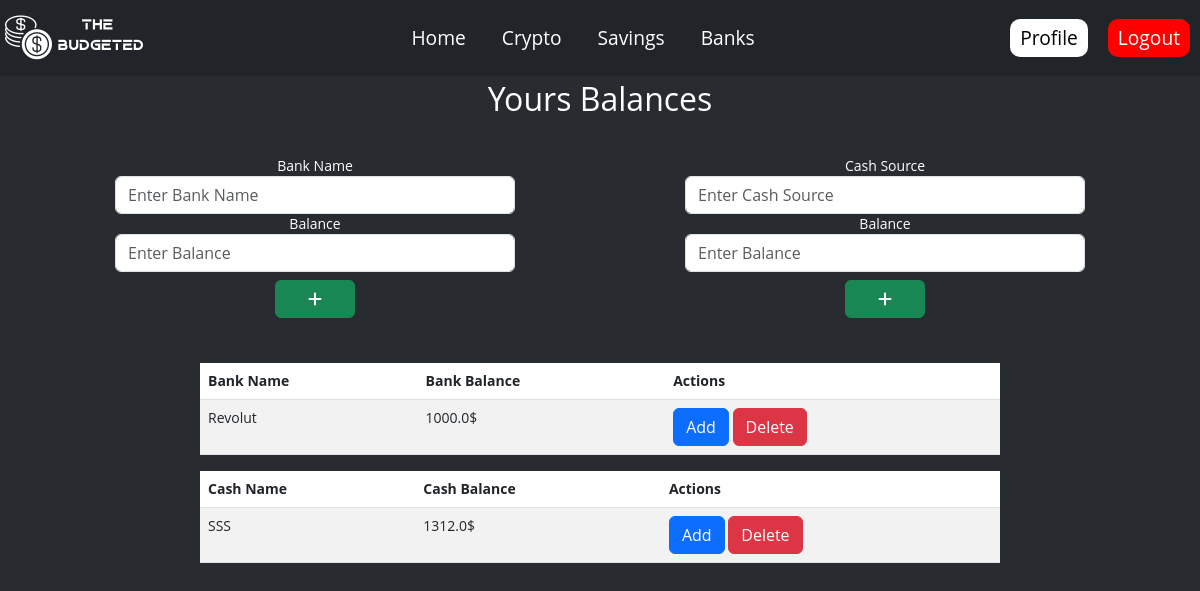
The app's page /banks (signed in), older data.
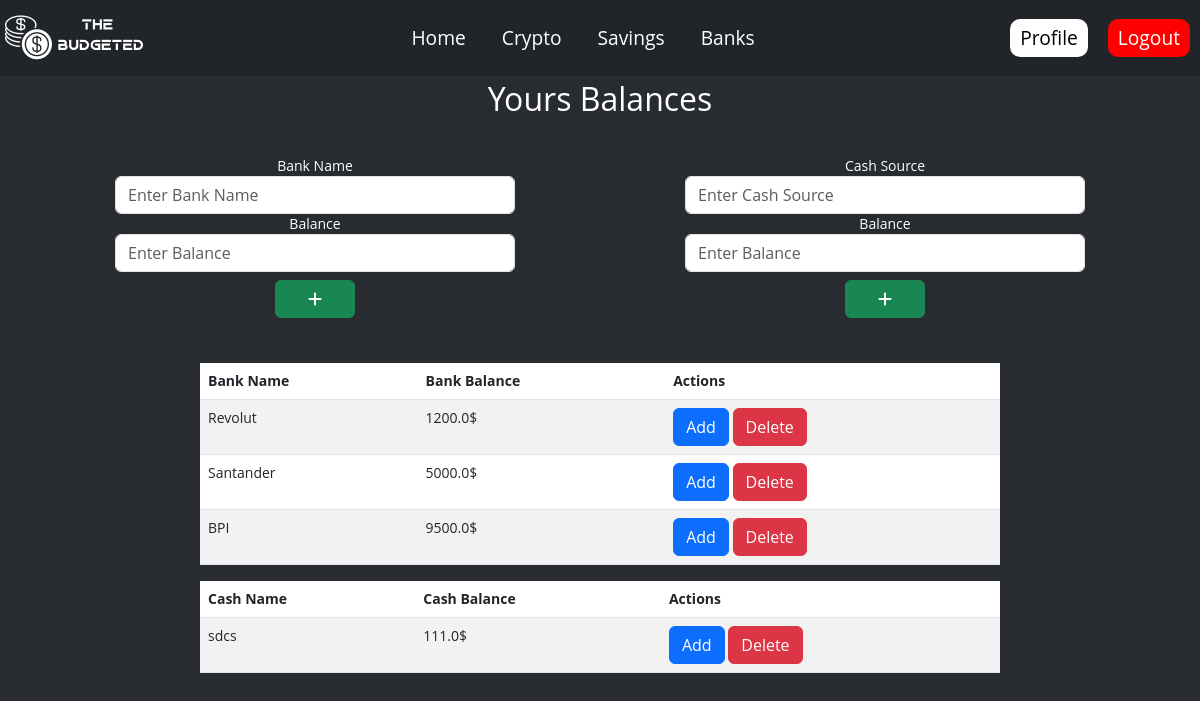
The same page, newer data.
### website/models.py (models this page shows)
class Bank(db.Model):
    id = db.Column(db.Integer, primary_key=True)
    bankname = db.Column(db.String(10000), nullable=False)
    ammout = db.Column(db.Float, nullable=False)
    date = db.Column(db.DateTime(timezone=True), default=func.now())
    user_id = db.Column(db.Integer, db.ForeignKey('user.id'))
    user = db.relationship('User', back_populates='banks')
    mains = db.relationship('Main', back_populates='bank')

class CashSources(db.Model):
    id = db.Column(db.Integer, primary_key=True)
    cashname = db.Column(db.String(10000), nullable=False)
    balance = db.Column(db.Float, nullable=False, default=0.0)
    user_id = db.Column(db.Integer, db.ForeignKey('user.id'))
    user = db.relationship('User', back_populates='cash')
    mains = db.relationship('Main', back_populates='cash')

### website/views.py (the view, shortened to what this page needs)
@views.route('/banks', methods=['GET', 'POST'])
@login_required
def banks():
    return render_template("banks.html", user=current_user)

### website/__init__.py (called while the page is built)
def create_app():
    app = Flask(__name__)
    app.config['SECRET_KEY'] = 'devveeeeeeee'
    app.config['SQLALCHEMY_DATABASE_URI'] = f'sqlite:///{DB_NAME}'
    app.config['SESSION_COOKIE_SECURE'] = True
    app.config['SESSION_COOKIE_SAMESITE'] = 'None'
    db.init_app(app)
    from .views import views
    from .auth import auth
    app.register_blueprint(views, url_prefix='/')
    app.register_blueprint(auth, url_prefix='/')
    from .models import Main, User
    login_manager = LoginManager()
    login_manager.login_view = 'auth.login'
    login_manager.init_app(app)
    @login_manager.user_loader
    def load_user(id):
        return User.query.get(int(id))
    with app.app_context():
        db.create_all()
    return app

### website/templates/banks.html (shortened to what this page needs)
{% extends "base.html" %} {% block stylesheets %} {{ super() }}
<link
  rel="stylesheet"
  href="{{ url_for('static', filename='css/bank.css') }}"
/>
{% endblock %} {% block title %} Banks {% endblock %} {% block content %}
<div class="containerbank">
  <h2 class="text-center">Yours Balances</h2>
  <section class="row">
    <div class="col-sm-6">
      <form action="/banks" method="POST" class="text-center">
        <div class="form-group">
          <label for="bankName">Bank Name</label>
          <input
            type="text"
            class="form-control"
            name="bankName"
            id="bankName"
            placeholder="Enter Bank Name"
          />
        </div>
        <div class="form-group">
          <label for="bankBalance">Balance</label>
          <input
            type="text"
            class="form-control"
            name="bankBalance"
            id="bankBalance"
            placeholder="Enter Balance"
          />
        </div>
        <button type="submit" class="btn btn-success mt-2">
          <i class="fa-solid fa-plus fa-beat" style="color: #ffffff"></i>
        </button>
      </form>
    </div>
    <div class="col-sm-6">
      <form action="/cash" method="POST" class="text-center">
        <div class="form-group">
          <label for="cashSource">Cash Source</label>
          <input
            type="text"
            class="form-control"
            name="cashSource"
            id="cashSource"
            placeholder="Enter Cash Source"
          />
        </div>
        <div class="form-group">
          <label for="cashBalance">Balance</label>
          <input
            type="text"
            class="form-control"
            name="cashBalance"
            id="cashBalance"
            placeholder="Enter Balance"
          />
        </div>
        <button type="submit" class="btn btn-success mt-2">
          <i class="fa-solid fa-plus fa-beat" style="color: #ffffff"></i>
        </button>
      </form>
    </div>
  </section>
  <table class="table table-striped table-hover table-responsive">
    <thead>
      <tr>
        <th scope="col">Bank Name</th>
        <th scope="col">Bank Balance</th>
        <th scope="col">Actions</th>
      </tr>
    </thead>
    <tbody>
      {% for bank in user.banks %}
      <tr>
        <td>{{ bank.bankname }}</td>
        <td>{{ bank.ammout }}$</td>
        <td>
          <button
            type="button"
            class="btn btn-primary"
            data-bs-toggle="modal"
            data-bs-target="#add-bank-modal-{{ bank.id }}"
          >
            Add
          </button>
          <button class="btn btn-danger" onclick="deleteBank({{ bank.id }})">
            Delete
          </button>
        </td>
      </tr>
      {% endfor %}
    </tbody>
  </table>
  <table class="table table-striped table-hover table-responsive">
    <thead>
      <tr>
        <th scope="col">Cash Name</th>
        <th scope="col">Cash Balance</th>
        <th scope="col">Actions</th>
      </tr>
    </thead>
    <tbody>
      {% for cash in user.cash %}
      <tr>
        <td>{{ cash.cashname }}</td>
        <td>{{ cash.balance }}$</td>
        <td>
          <button
            type="button"
            class="btn btn-primary"
            data-bs-toggle="modal"
            data-bs-target="#add-cash-modal-{{ cash.id }}"
          >
            Add
          </button>
          <button class="btn btn-danger" onclick="deleteCash({{ cash.id }})">
            Delete
          </button>
        </td>
      </tr>
      {% endfor %}
    </tbody>
  </table>
</div>
{% endblock %}

### website/templates/base.html (shortened to what this page needs)
<!DOCTYPE html>
<html lang="en">
  <head>
    <link
      href="https://cdn.jsdelivr.net/npm/bootstrap@5.3.0-alpha3/dist/css/bootstrap.min.css"
      rel="stylesheet"
    />
    <link
      rel="stylesheet"
      href="https://stackpath.bootstrapcdn.com/font-awesome/4.7.0/css/font-awesome.min.css"
    />
    <link
      rel="stylesheet"
      href="https://cdn.jsdelivr.net/npm/flatpickr/dist/flatpickr.min.css"
    />
    <link
      rel="stylesheet"
      href="{{ url_for('static', filename='css/style.css')}}"
    />
    {% block stylesheets %}{{ style_css|default(include_style_css) }}{% endblock %}
  </head>
  <body>
    <nav class="navbar navbar-expand-lg navbar-dark bg-dark">
      <a class="navbar-brand" href="/">
        <img
          src="{{ url_for('static', filename='img/logo.png') }}"
          class="logo"
          alt="Logo"
          width="150"
          height="50"
        />
      </a>
      <div class="collapse navbar-collapse" id="navbarContent">
        <ul class="navbar-nav ml-auto">
          {% if user.is_authenticated %}
          <li class="nav-item">
            <a class="nav-link" href="/">Home</a>
          </li>
          <li class="nav-item">
            <a class="nav-link" href="/crypto">Crypto</a>
          </li>
          <li class="nav-item">
            <a class="nav-link" href="/savings">Savings</a>
          </li>
          <li class="nav-item">
            <a class="nav-link" href="/banks">Banks</a>
          </li>
          {% endif %}
        </ul>
        <div class="navbar-nav ml-auto">
          {% if user.is_authenticated %}
          <a class="nav-item nav-link" id="profile" href="/profile">Profile</a>
          <a class="nav-item nav-link" id="logout" href="/logout">Logout</a>
          {% endif %}
        </div>
      </div>
    </nav>
    <main class="container">{% block content %} {% endblock %}</main>
  </body>
</html>

### website/static/css/style.css (style rules this page uses)
html body { background-color: #282b30; font-family: "Open Sans", sans-serif; font-size: 14px; line-height: 1.42857143; color: #ffffff; margin: 0; padding: 0; }
.navbar { background-color: #333; position: fixed; top: 0; left: 0; right: 0; width: 100%; z-index: 999; }
.navbar-brand { font-size: 1.5rem; }
.navbar-nav .nav-link { color: #fff; font-size: 1.2rem; margin-right: 10px; }
.navbar-nav.ml-auto { margin-left: auto; }
.navbar-nav.ml-auto .nav-link { margin-left: 10px; }
#profile { color: #000000; background-color: #ffffff; border-radius: 10px; padding: 5px 10px; }
#logout { background-color: red; border-radius: 10px; padding: 5px 10px; }

### website/static/css/bank.css (style rules this page uses)
.containerbank { margin: 80px auto; width: 100%; }
section { padding: 30px 0; }
form button { margin: 15px 0; width: 20%; }
form { max-width: 400px; margin: 0 auto; }
table { margin: 0 auto; max-width: 800px; background-color: #ffffff; border-radius: 10px; border-color: #282b30; }
table thead th { background-color: #282b30; color: #000000; }
table tbody td { background-color: #ffffff; color: #282b30; }
table tbody tr:nth-child(even) td { background-color: #ffffff; }

Row changes from the older to the newer data that the page shows:
removed CashSources: cashname "SSS", balance "1312.0"
changed Bank "Revolut": ammout "1000.0" → "1200.0"
added Bank: bankname "Santander", ammout "5000.0"
added Bank: bankname "BPI", ammout "9500.0"
added CashSources: cashname "sdcs", balance "111.0"
